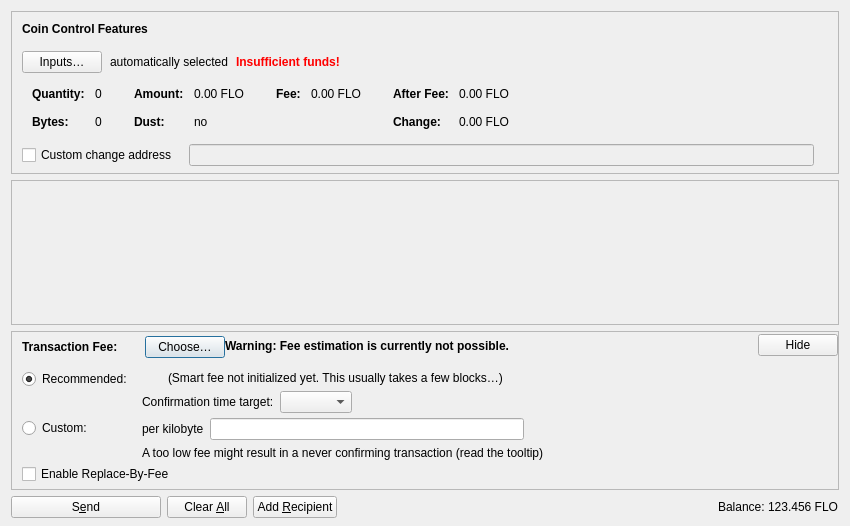
<?xml version="1.0" encoding="UTF-8"?>
<ui version="4.0">
 <class>SendCoinsDialog</class>
 <widget class="QDialog" name="SendCoinsDialog">
  <property name="geometry">
   <rect>
    <x>0</x>
    <y>0</y>
    <width>850</width>
    <height>526</height>
   </rect>
  </property>
  <property name="windowTitle">
   <string>Send Coins</string>
  </property>
  <layout class="QVBoxLayout" name="verticalLayout" stretch="0,1,0,0">
   <property name="bottomMargin">
    <number>8</number>
   </property>
   <item>
    <widget class="QFrame" name="frameCoinControl">
     <property name="sizePolicy">
      <sizepolicy hsizetype="Expanding" vsizetype="Expanding">
       <horstretch>0</horstretch>
       <verstretch>0</verstretch>
      </sizepolicy>
     </property>
     <property name="maximumSize">
      <size>
       <width>16777215</width>
       <height>16777215</height>
      </size>
     </property>
     <property name="frameShape">
      <enum>QFrame::StyledPanel</enum>
     </property>
     <property name="frameShadow">
      <enum>QFrame::Sunken</enum>
     </property>
     <layout class="QVBoxLayout" name="verticalLayoutCoinControl2">
      <property name="spacing">
       <number>0</number>
      </property>
      <property name="leftMargin">
       <number>0</number>
      </property>
      <property name="topMargin">
       <number>0</number>
      </property>
      <property name="rightMargin">
       <number>0</number>
      </property>
      <property name="bottomMargin">
       <number>6</number>
      </property>
      <item>
       <layout class="QVBoxLayout" name="verticalLayoutCoinControl" stretch="0,0,0,0,1">
        <property name="spacing">
         <number>0</number>
        </property>
        <property name="leftMargin">
         <number>10</number>
        </property>
        <property name="topMargin">
         <number>10</number>
        </property>
        <item>
         <layout class="QHBoxLayout" name="horizontalLayoutCoinControl1">
          <property name="bottomMargin">
           <number>15</number>
          </property>
          <item>
           <widget class="QLabel" name="labelCoinControlFeatures">
            <property name="sizePolicy">
             <sizepolicy hsizetype="Preferred" vsizetype="Maximum">
              <horstretch>0</horstretch>
              <verstretch>0</verstretch>
             </sizepolicy>
            </property>
            <property name="font">
             <font>
              <weight>75</weight>
              <bold>true</bold>
             </font>
            </property>
            <property name="styleSheet">
             <string notr="true">font-weight:bold;</string>
            </property>
            <property name="text">
             <string>Coin Control Features</string>
            </property>
           </widget>
          </item>
         </layout>
        </item>
        <item>
         <layout class="QHBoxLayout" name="horizontalLayoutCoinControl2" stretch="0,0,0,0">
          <property name="spacing">
           <number>8</number>
          </property>
          <property name="bottomMargin">
           <number>10</number>
          </property>
          <item>
           <widget class="QPushButton" name="pushButtonCoinControl">
            <property name="styleSheet">
             <string notr="true"/>
            </property>
            <property name="text">
             <string>Inputs…</string>
            </property>
            <property name="autoDefault">
             <bool>false</bool>
            </property>
           </widget>
          </item>
          <item>
           <widget class="QLabel" name="labelCoinControlAutomaticallySelected">
            <property name="text">
             <string>automatically selected</string>
            </property>
            <property name="margin">
             <number>5</number>
            </property>
           </widget>
          </item>
          <item>
           <widget class="QLabel" name="labelCoinControlInsuffFunds">
            <property name="font">
             <font>
              <weight>75</weight>
              <bold>true</bold>
             </font>
            </property>
            <property name="styleSheet">
             <string notr="true">color:red;font-weight:bold;</string>
            </property>
            <property name="text">
             <string>Insufficient funds!</string>
            </property>
            <property name="margin">
             <number>5</number>
            </property>
           </widget>
          </item>
          <item>
           <spacer name="horizontalSpacerCoinControl">
            <property name="orientation">
             <enum>Qt::Horizontal</enum>
            </property>
            <property name="sizeHint" stdset="0">
             <size>
              <width>40</width>
              <height>1</height>
             </size>
            </property>
           </spacer>
          </item>
         </layout>
        </item>
        <item>
         <widget class="QWidget" name="widgetCoinControl" native="true">
          <property name="sizePolicy">
           <sizepolicy hsizetype="Preferred" vsizetype="Preferred">
            <horstretch>0</horstretch>
            <verstretch>0</verstretch>
           </sizepolicy>
          </property>
          <property name="minimumSize">
           <size>
            <width>0</width>
            <height>0</height>
           </size>
          </property>
          <property name="styleSheet">
           <string notr="true"/>
          </property>
          <layout class="QHBoxLayout" name="horizontalLayoutCoinControl5">
           <property name="leftMargin">
            <number>0</number>
           </property>
           <property name="topMargin">
            <number>0</number>
           </property>
           <property name="rightMargin">
            <number>0</number>
           </property>
           <property name="bottomMargin">
            <number>0</number>
           </property>
           <item>
            <layout class="QHBoxLayout" name="horizontalLayoutCoinControl3" stretch="0,0,0,1">
             <property name="spacing">
              <number>20</number>
             </property>
             <property name="topMargin">
              <number>0</number>
             </property>
             <property name="bottomMargin">
              <number>10</number>
             </property>
             <item>
              <layout class="QFormLayout" name="formLayoutCoinControl1">
               <property name="horizontalSpacing">
                <number>10</number>
               </property>
               <property name="verticalSpacing">
                <number>14</number>
               </property>
               <property name="leftMargin">
                <number>10</number>
               </property>
               <property name="topMargin">
                <number>4</number>
               </property>
               <property name="rightMargin">
                <number>6</number>
               </property>
               <item row="0" column="0">
                <widget class="QLabel" name="labelCoinControlQuantityText">
                 <property name="font">
                  <font>
                   <weight>75</weight>
                   <bold>true</bold>
                  </font>
                 </property>
                 <property name="text">
                  <string>Quantity:</string>
                 </property>
                 <property name="margin">
                  <number>0</number>
                 </property>
                </widget>
               </item>
               <item row="0" column="1">
                <widget class="QLabel" name="labelCoinControlQuantity">
                 <property name="cursor">
                  <cursorShape>IBeamCursor</cursorShape>
                 </property>
                 <property name="contextMenuPolicy">
                  <enum>Qt::ActionsContextMenu</enum>
                 </property>
                 <property name="text">
                  <string notr="true">0</string>
                 </property>
                 <property name="margin">
                  <number>0</number>
                 </property>
                 <property name="textInteractionFlags">
                  <set>Qt::LinksAccessibleByMouse|Qt::TextSelectableByKeyboard|Qt::TextSelectableByMouse</set>
                 </property>
                </widget>
               </item>
               <item row="1" column="0">
                <widget class="QLabel" name="labelCoinControlBytesText">
                 <property name="font">
                  <font>
                   <weight>75</weight>
                   <bold>true</bold>
                  </font>
                 </property>
                 <property name="text">
                  <string>Bytes:</string>
                 </property>
                </widget>
               </item>
               <item row="1" column="1">
                <widget class="QLabel" name="labelCoinControlBytes">
                 <property name="cursor">
                  <cursorShape>IBeamCursor</cursorShape>
                 </property>
                 <property name="contextMenuPolicy">
                  <enum>Qt::ActionsContextMenu</enum>
                 </property>
                 <property name="text">
                  <string notr="true">0</string>
                 </property>
                 <property name="textInteractionFlags">
                  <set>Qt::LinksAccessibleByMouse|Qt::TextSelectableByKeyboard|Qt::TextSelectableByMouse</set>
                 </property>
                </widget>
               </item>
              </layout>
             </item>
             <item>
              <layout class="QFormLayout" name="formLayoutCoinControl2">
               <property name="horizontalSpacing">
                <number>10</number>
               </property>
               <property name="verticalSpacing">
                <number>14</number>
               </property>
               <property name="leftMargin">
                <number>6</number>
               </property>
               <property name="topMargin">
                <number>4</number>
               </property>
               <property name="rightMargin">
                <number>6</number>
               </property>
               <item row="0" column="0">
                <widget class="QLabel" name="labelCoinControlAmountText">
                 <property name="font">
                  <font>
                   <weight>75</weight>
                   <bold>true</bold>
                  </font>
                 </property>
                 <property name="text">
                  <string>Amount:</string>
                 </property>
                 <property name="margin">
                  <number>0</number>
                 </property>
                </widget>
               </item>
               <item row="0" column="1">
                <widget class="QLabel" name="labelCoinControlAmount">
                 <property name="cursor">
                  <cursorShape>IBeamCursor</cursorShape>
                 </property>
                 <property name="contextMenuPolicy">
                  <enum>Qt::ActionsContextMenu</enum>
                 </property>
                 <property name="text">
                  <string notr="true">0.00 FLO</string>
                 </property>
                 <property name="textInteractionFlags">
                  <set>Qt::LinksAccessibleByMouse|Qt::TextSelectableByKeyboard|Qt::TextSelectableByMouse</set>
                 </property>
                </widget>
               </item>
               <item row="1" column="0">
                <widget class="QLabel" name="labelCoinControlLowOutputText">
                 <property name="font">
                  <font>
                   <weight>75</weight>
                   <bold>true</bold>
                  </font>
                 </property>
                 <property name="text">
                  <string>Dust:</string>
                 </property>
                </widget>
               </item>
               <item row="1" column="1">
                <widget class="QLabel" name="labelCoinControlLowOutput">
                 <property name="cursor">
                  <cursorShape>IBeamCursor</cursorShape>
                 </property>
                 <property name="contextMenuPolicy">
                  <enum>Qt::ActionsContextMenu</enum>
                 </property>
                 <property name="text">
                  <string notr="true">no</string>
                 </property>
                 <property name="textInteractionFlags">
                  <set>Qt::LinksAccessibleByMouse|Qt::TextSelectableByKeyboard|Qt::TextSelectableByMouse</set>
                 </property>
                </widget>
               </item>
              </layout>
             </item>
             <item>
              <layout class="QFormLayout" name="formLayoutCoinControl3">
               <property name="horizontalSpacing">
                <number>10</number>
               </property>
               <property name="verticalSpacing">
                <number>14</number>
               </property>
               <property name="leftMargin">
                <number>6</number>
               </property>
               <property name="topMargin">
                <number>4</number>
               </property>
               <property name="rightMargin">
                <number>6</number>
               </property>
               <item row="0" column="0">
                <widget class="QLabel" name="labelCoinControlFeeText">
                 <property name="font">
                  <font>
                   <weight>75</weight>
                   <bold>true</bold>
                  </font>
                 </property>
                 <property name="text">
                  <string>Fee:</string>
                 </property>
                 <property name="margin">
                  <number>0</number>
                 </property>
                </widget>
               </item>
               <item row="0" column="1">
                <widget class="QLabel" name="labelCoinControlFee">
                 <property name="cursor">
                  <cursorShape>IBeamCursor</cursorShape>
                 </property>
                 <property name="contextMenuPolicy">
                  <enum>Qt::ActionsContextMenu</enum>
                 </property>
                 <property name="text">
                  <string notr="true">0.00 FLO</string>
                 </property>
                 <property name="textInteractionFlags">
                  <set>Qt::LinksAccessibleByMouse|Qt::TextSelectableByKeyboard|Qt::TextSelectableByMouse</set>
                 </property>
                </widget>
               </item>
              </layout>
             </item>
             <item>
              <layout class="QFormLayout" name="formLayoutCoinControl4">
               <property name="horizontalSpacing">
                <number>10</number>
               </property>
               <property name="verticalSpacing">
                <number>14</number>
               </property>
               <property name="leftMargin">
                <number>6</number>
               </property>
               <property name="topMargin">
                <number>4</number>
               </property>
               <property name="rightMargin">
                <number>6</number>
               </property>
               <item row="0" column="0">
                <widget class="QLabel" name="labelCoinControlAfterFeeText">
                 <property name="font">
                  <font>
                   <weight>75</weight>
                   <bold>true</bold>
                  </font>
                 </property>
                 <property name="text">
                  <string>After Fee:</string>
                 </property>
                 <property name="margin">
                  <number>0</number>
                 </property>
                </widget>
               </item>
               <item row="0" column="1">
                <widget class="QLabel" name="labelCoinControlAfterFee">
                 <property name="cursor">
                  <cursorShape>IBeamCursor</cursorShape>
                 </property>
                 <property name="contextMenuPolicy">
                  <enum>Qt::ActionsContextMenu</enum>
                 </property>
                 <property name="text">
                  <string notr="true">0.00 FLO</string>
                 </property>
                 <property name="textInteractionFlags">
                  <set>Qt::LinksAccessibleByMouse|Qt::TextSelectableByKeyboard|Qt::TextSelectableByMouse</set>
                 </property>
                </widget>
               </item>
               <item row="1" column="0">
                <widget class="QLabel" name="labelCoinControlChangeText">
                 <property name="font">
                  <font>
                   <weight>75</weight>
                   <bold>true</bold>
                  </font>
                 </property>
                 <property name="text">
                  <string>Change:</string>
                 </property>
                </widget>
               </item>
               <item row="1" column="1">
                <widget class="QLabel" name="labelCoinControlChange">
                 <property name="cursor">
                  <cursorShape>IBeamCursor</cursorShape>
                 </property>
                 <property name="contextMenuPolicy">
                  <enum>Qt::ActionsContextMenu</enum>
                 </property>
                 <property name="text">
                  <string notr="true">0.00 FLO</string>
                 </property>
                 <property name="textInteractionFlags">
                  <set>Qt::LinksAccessibleByMouse|Qt::TextSelectableByKeyboard|Qt::TextSelectableByMouse</set>
                 </property>
                </widget>
               </item>
              </layout>
             </item>
            </layout>
           </item>
          </layout>
         </widget>
        </item>
        <item>
         <layout class="QHBoxLayout" name="horizontalLayoutCoinControl4" stretch="0,0,0">
          <property name="spacing">
           <number>12</number>
          </property>
          <property name="sizeConstraint">
           <enum>QLayout::SetDefaultConstraint</enum>
          </property>
          <property name="topMargin">
           <number>5</number>
          </property>
          <property name="rightMargin">
           <number>5</number>
          </property>
          <item>
           <widget class="QCheckBox" name="checkBoxCoinControlChange">
            <property name="toolTip">
             <string>If this is activated, but the change address is empty or invalid, change will be sent to a newly generated address.</string>
            </property>
            <property name="text">
             <string>Custom change address</string>
            </property>
           </widget>
          </item>
          <item>
           <widget class="QValidatedLineEdit" name="lineEditCoinControlChange">
            <property name="enabled">
             <bool>false</bool>
            </property>
            <property name="sizePolicy">
             <sizepolicy hsizetype="Expanding" vsizetype="Fixed">
              <horstretch>0</horstretch>
              <verstretch>0</verstretch>
             </sizepolicy>
            </property>
           </widget>
          </item>
          <item>
           <widget class="QLabel" name="labelCoinControlChangeLabel">
            <property name="sizePolicy">
             <sizepolicy hsizetype="Preferred" vsizetype="Expanding">
              <horstretch>0</horstretch>
              <verstretch>0</verstretch>
             </sizepolicy>
            </property>
            <property name="minimumSize">
             <size>
              <width>0</width>
              <height>0</height>
             </size>
            </property>
            <property name="text">
             <string/>
            </property>
            <property name="margin">
             <number>3</number>
            </property>
           </widget>
          </item>
         </layout>
        </item>
        <item>
         <spacer name="verticalSpacerCoinControl">
          <property name="orientation">
           <enum>Qt::Vertical</enum>
          </property>
          <property name="sizeHint" stdset="0">
           <size>
            <width>800</width>
            <height>1</height>
           </size>
          </property>
         </spacer>
        </item>
       </layout>
      </item>
     </layout>
    </widget>
   </item>
   <item>
    <widget class="QScrollArea" name="scrollArea">
     <property name="widgetResizable">
      <bool>true</bool>
     </property>
     <widget class="QWidget" name="scrollAreaWidgetContents">
      <property name="geometry">
       <rect>
        <x>0</x>
        <y>0</y>
        <width>830</width>
        <height>104</height>
       </rect>
      </property>
      <layout class="QVBoxLayout" name="verticalLayout_2" stretch="0,1">
       <property name="leftMargin">
        <number>0</number>
       </property>
       <property name="topMargin">
        <number>0</number>
       </property>
       <property name="rightMargin">
        <number>0</number>
       </property>
       <property name="bottomMargin">
        <number>0</number>
       </property>
       <item>
        <layout class="QVBoxLayout" name="entries">
         <property name="spacing">
          <number>6</number>
         </property>
        </layout>
       </item>
       <item>
        <spacer name="verticalSpacer">
         <property name="orientation">
          <enum>Qt::Vertical</enum>
         </property>
         <property name="sizeHint" stdset="0">
          <size>
           <width>20</width>
           <height>40</height>
          </size>
         </property>
        </spacer>
       </item>
      </layout>
     </widget>
    </widget>
   </item>
   <item>
    <widget class="QFrame" name="frameFee">
     <property name="sizePolicy">
      <sizepolicy hsizetype="Expanding" vsizetype="Expanding">
       <horstretch>0</horstretch>
       <verstretch>0</verstretch>
      </sizepolicy>
     </property>
     <property name="maximumSize">
      <size>
       <width>16777215</width>
       <height>16777215</height>
      </size>
     </property>
     <property name="frameShape">
      <enum>QFrame::StyledPanel</enum>
     </property>
     <property name="frameShadow">
      <enum>QFrame::Sunken</enum>
     </property>
     <layout class="QVBoxLayout" name="verticalLayoutFee1">
      <property name="spacing">
       <number>0</number>
      </property>
      <property name="leftMargin">
       <number>0</number>
      </property>
      <property name="topMargin">
       <number>0</number>
      </property>
      <property name="rightMargin">
       <number>0</number>
      </property>
      <property name="bottomMargin">
       <number>0</number>
      </property>
      <item>
       <layout class="QVBoxLayout" name="verticalLayoutFee2" stretch="0,0,0">
        <property name="spacing">
         <number>0</number>
        </property>
        <property name="leftMargin">
         <number>10</number>
        </property>
        <property name="topMargin">
         <number>0</number>
        </property>
        <item>
         <layout class="QHBoxLayout" name="horizontalLayoutFee1">
          <property name="bottomMargin">
           <number>0</number>
          </property>
          <item>
           <layout class="QVBoxLayout" name="verticalLayoutFee7">
            <property name="spacing">
             <number>0</number>
            </property>
            <item>
             <spacer name="verticalSpacerSmartFee">
              <property name="orientation">
               <enum>Qt::Vertical</enum>
              </property>
              <property name="sizeType">
               <enum>QSizePolicy::Fixed</enum>
              </property>
              <property name="sizeHint" stdset="0">
               <size>
                <width>1</width>
                <height>4</height>
               </size>
              </property>
             </spacer>
            </item>
            <item>
             <layout class="QHBoxLayout" name="horizontalLayoutSmartFee">
              <property name="spacing">
               <number>10</number>
              </property>
              <item>
               <widget class="QLabel" name="labelFeeHeadline">
                <property name="sizePolicy">
                 <sizepolicy hsizetype="Preferred" vsizetype="Maximum">
                  <horstretch>0</horstretch>
                  <verstretch>0</verstretch>
                 </sizepolicy>
                </property>
                <property name="font">
                 <font>
                  <weight>75</weight>
                  <bold>true</bold>
                 </font>
                </property>
                <property name="styleSheet">
                 <string notr="true">font-weight:bold;</string>
                </property>
                <property name="text">
                 <string>Transaction Fee:</string>
                </property>
               </widget>
              </item>
              <item>
               <widget class="QLabel" name="labelFeeMinimized">
                <property name="text">
                 <string/>
                </property>
               </widget>
              </item>
              <item>
               <widget class="QPushButton" name="buttonChooseFee">
                <property name="text">
                 <string>Choose…</string>
                </property>
               </widget>
              </item>
             </layout>
            </item>
            <item>
             <spacer name="verticalSpacer_5">
              <property name="orientation">
               <enum>Qt::Vertical</enum>
              </property>
              <property name="sizeHint" stdset="0">
               <size>
                <width>1</width>
                <height>1</height>
               </size>
              </property>
             </spacer>
            </item>
           </layout>
          </item>
          <item>
           <widget class="QLabel" name="fallbackFeeWarningLabel">
            <property name="toolTip">
             <string>Using the fallbackfee can result in sending a transaction that will take several hours or days (or never) to confirm. Consider choosing your fee manually or wait until you have validated the complete chain.</string>
            </property>
            <property name="font">
            <font>
                <weight>75</weight>
                <bold>true</bold>
            </font>
            </property>
            <property name="text">
             <string>Warning: Fee estimation is currently not possible.</string>
            </property>
            <property name="wordWrap">
             <bool>false</bool>
            </property>
           </widget>
          </item>
          <item>
           <spacer name="horizontalSpacer_4">
            <property name="orientation">
             <enum>Qt::Horizontal</enum>
            </property>
            <property name="sizeType">
             <enum>QSizePolicy::MinimumExpanding</enum>
            </property>
            <property name="sizeHint" stdset="0">
             <size>
              <width>40</width>
              <height>20</height>
             </size>
            </property>
           </spacer>
          </item>
          <item>
           <widget class="QPushButton" name="buttonMinimizeFee">
            <property name="toolTip">
             <string>Hide transaction fee settings</string>
            </property>
            <property name="text">
             <string>Hide</string>
            </property>
           </widget>
          </item>
         </layout>
        </item>
        <item>
         <widget class="QFrame" name="frameFeeSelection">
          <layout class="QVBoxLayout" name="verticalLayoutFee12">
           <property name="spacing">
            <number>0</number>
           </property>
           <property name="leftMargin">
            <number>0</number>
           </property>
           <property name="topMargin">
            <number>0</number>
           </property>
           <property name="rightMargin">
            <number>0</number>
           </property>
           <property name="bottomMargin">
            <number>0</number>
           </property>
           <item>
            <layout class="QGridLayout" name="gridLayoutFee">
             <property name="topMargin">
              <number>10</number>
             </property>
             <property name="bottomMargin">
              <number>4</number>
             </property>
             <property name="horizontalSpacing">
              <number>10</number>
             </property>
             <property name="verticalSpacing">
              <number>4</number>
             </property>
             <item row="1" column="1">
              <layout class="QVBoxLayout" name="verticalLayoutFee8">
               <property name="spacing">
                <number>6</number>
               </property>
               <item>
                <layout class="QHBoxLayout" name="horizontalLayoutFee13">
                 <item>
                  <widget class="QLabel" name="labelCustomPerKilobyte">
                   <property name="toolTip">
                    <string>Specify a custom fee per kB (1,000 bytes) of the transaction's virtual size.

Note:  Since the fee is calculated on a per-byte basis, a fee rate of "100 satoshis per kvB" for a transaction size of 500 virtual bytes (half of 1 kvB) would ultimately yield a fee of only 50 satoshis.</string>
                   </property>
                   <property name="text">
                    <string>per kilobyte</string>
                   </property>
                  </widget>
                 </item>
                 <item>
                  <widget class="BitcoinAmountField" name="customFee"/>
                 </item>
                 <item>
                  <spacer name="horizontalSpacer_6">
                   <property name="orientation">
                    <enum>Qt::Horizontal</enum>
                   </property>
                   <property name="sizeHint" stdset="0">
                    <size>
                     <width>1</width>
                     <height>1</height>
                    </size>
                   </property>
                  </spacer>
                 </item>
                </layout>
               </item>
               <item>
                <layout class="QHBoxLayout" name="horizontalLayoutFee8">
                 <item>
                  <widget class="QLabel" name="labelCustomFeeWarning">
                   <property name="enabled">
                    <bool>true</bool>
                   </property>
                   <property name="toolTip">
                    <string>When there is less transaction volume than space in the blocks, miners as well as relaying nodes may enforce a minimum fee. Paying only this minimum fee is just fine, but be aware that this can result in a never confirming transaction once there is more demand for bitcoin transactions than the network can process.</string>
                   </property>
                   <property name="text">
                    <string>A too low fee might result in a never confirming transaction (read the tooltip)</string>
                   </property>
                  </widget>
                 </item>
                 <item>
                  <spacer name="horizontalSpacer_2">
                   <property name="orientation">
                    <enum>Qt::Horizontal</enum>
                   </property>
                   <property name="sizeHint" stdset="0">
                    <size>
                     <width>1</width>
                     <height>1</height>
                    </size>
                   </property>
                  </spacer>
                 </item>
                </layout>
               </item>
              </layout>
             </item>
             <item row="0" column="0">
              <layout class="QVBoxLayout" name="verticalLayoutFee4" stretch="0,1">
               <item>
                <widget class="QRadioButton" name="radioSmartFee">
                 <property name="text">
                  <string>Recommended:</string>
                 </property>
                 <property name="checked">
                  <bool>true</bool>
                 </property>
                 <attribute name="buttonGroup">
                  <string notr="true">groupFee</string>
                 </attribute>
                </widget>
               </item>
               <item>
                <spacer name="verticalSpacer_2">
                 <property name="orientation">
                  <enum>Qt::Vertical</enum>
                 </property>
                 <property name="sizeHint" stdset="0">
                  <size>
                   <width>1</width>
                   <height>1</height>
                  </size>
                 </property>
                </spacer>
               </item>
              </layout>
             </item>
             <item row="1" column="0">
              <layout class="QVBoxLayout" name="verticalLayoutFee9" stretch="0,1">
               <item>
                <widget class="QRadioButton" name="radioCustomFee">
                 <property name="text">
                  <string>Custom:</string>
                 </property>
                 <attribute name="buttonGroup">
                  <string notr="true">groupFee</string>
                 </attribute>
                </widget>
               </item>
               <item>
                <spacer name="verticalSpacer_6">
                 <property name="orientation">
                  <enum>Qt::Vertical</enum>
                 </property>
                 <property name="sizeHint" stdset="0">
                  <size>
                   <width>1</width>
                   <height>1</height>
                  </size>
                 </property>
                </spacer>
               </item>
              </layout>
             </item>
             <item row="0" column="1">
              <layout class="QVBoxLayout" name="verticalLayoutFee3" stretch="0,0,1">
               <property name="spacing">
                <number>6</number>
               </property>
               <property name="topMargin">
                <number>2</number>
               </property>
               <item>
                <layout class="QHBoxLayout" name="horizontalLayoutFee12">
                 <item>
                  <widget class="QLabel" name="labelSmartFee">
                   <property name="text">
                    <string/>
                   </property>
                  </widget>
                 </item>
                 <item>
                  <widget class="QLabel" name="labelFeeEstimation">
                   <property name="text">
                    <string/>
                   </property>
                  </widget>
                 </item>
                 <item>
                  <widget class="QLabel" name="labelSmartFee2">
                   <property name="text">
                    <string>(Smart fee not initialized yet. This usually takes a few blocks…)</string>
                   </property>
                  </widget>
                 </item>
                 <item>
                  <spacer name="horizontalSpacer_5">
                   <property name="orientation">
                    <enum>Qt::Horizontal</enum>
                   </property>
                   <property name="sizeHint" stdset="0">
                    <size>
                     <width>1</width>
                     <height>1</height>
                    </size>
                   </property>
                  </spacer>
                 </item>
                </layout>
               </item>
               <item>
                <layout class="QHBoxLayout" name="horizontalLayoutFee9">
                 <item>
                  <layout class="QVBoxLayout" name="verticalLayoutFee6">
                   <item>
                    <widget class="QLabel" name="labelSmartFee3">
                     <property name="text">
                      <string>Confirmation time target:</string>
                     </property>
                    </widget>
                   </item>
                  </layout>
                 </item>
                 <item>
                  <layout class="QVBoxLayout" name="verticalLayoutFee5">
                   <property name="rightMargin">
                    <number>30</number>
                   </property>
                   <item>
                    <layout class="QHBoxLayout" name="horizontalLayoutConfTarget">
                     <property name="bottomMargin">
                      <number>0</number>
                     </property>
                     <item>
                      <widget class="QComboBox" name="confTargetSelector"/>
                     </item>
                     <item>
                      <spacer name="horizontalSpacerConfTarget">
                       <property name="orientation">
                        <enum>Qt::Horizontal</enum>
                       </property>
                       <property name="sizeHint" stdset="0">
                        <size>
                         <width>40</width>
                         <height>20</height>
                        </size>
                       </property>
                      </spacer>
                     </item>
                    </layout>
                   </item>
                  </layout>
                 </item>
                </layout>
               </item>
               <item>
                <spacer name="verticalSpacer_4">
                 <property name="orientation">
                  <enum>Qt::Vertical</enum>
                 </property>
                 <property name="sizeHint" stdset="0">
                  <size>
                   <width>1</width>
                   <height>1</height>
                  </size>
                 </property>
                </spacer>
               </item>
              </layout>
             </item>
            </layout>
           </item>
           <item>
            <widget class="QCheckBox" name="optInRBF">
             <property name="text">
              <string>Enable Replace-By-Fee</string>
             </property>
             <property name="toolTip">
              <string>With Replace-By-Fee (BIP-125) you can increase a transaction's fee after it is sent. Without this, a higher fee may be recommended to compensate for increased transaction delay risk.</string>
             </property>
            </widget>
           </item>
          </layout>
         </widget>
        </item>
        <item>
         <spacer name="verticalSpacerFee">
          <property name="orientation">
           <enum>Qt::Vertical</enum>
          </property>
          <property name="sizeHint" stdset="0">
           <size>
            <width>40</width>
            <height>5</height>
           </size>
          </property>
         </spacer>
        </item>
       </layout>
      </item>
     </layout>
    </widget>
   </item>
   <item>
    <layout class="QHBoxLayout" name="horizontalLayout">
     <item>
      <widget class="QPushButton" name="sendButton">
       <property name="minimumSize">
        <size>
         <width>150</width>
         <height>0</height>
        </size>
       </property>
       <property name="toolTip">
        <string>Confirm the send action</string>
       </property>
       <property name="text">
        <string>S&amp;end</string>
       </property>
       <property name="icon">
        <iconset resource="../bitcoin.qrc">
         <normaloff>:/icons/send</normaloff>:/icons/send</iconset>
       </property>
       <property name="autoDefault">
        <bool>false</bool>
       </property>
       <property name="default">
        <bool>false</bool>
       </property>
      </widget>
     </item>
     <item>
      <widget class="QPushButton" name="clearButton">
       <property name="sizePolicy">
        <sizepolicy hsizetype="Minimum" vsizetype="Fixed">
         <horstretch>0</horstretch>
         <verstretch>0</verstretch>
        </sizepolicy>
       </property>
       <property name="toolTip">
        <string>Clear all fields of the form.</string>
       </property>
       <property name="text">
        <string>Clear &amp;All</string>
       </property>
       <property name="icon">
        <iconset resource="../bitcoin.qrc">
         <normaloff>:/icons/remove</normaloff>:/icons/remove</iconset>
       </property>
       <property name="autoDefault">
        <bool>false</bool>
       </property>
      </widget>
     </item>
     <item>
      <widget class="QPushButton" name="addButton">
       <property name="toolTip">
        <string>Send to multiple recipients at once</string>
       </property>
       <property name="text">
        <string>Add &amp;Recipient</string>
       </property>
       <property name="icon">
        <iconset resource="../bitcoin.qrc">
         <normaloff>:/icons/add</normaloff>:/icons/add</iconset>
       </property>
       <property name="autoDefault">
        <bool>false</bool>
       </property>
      </widget>
     </item>
     <item>
      <spacer name="horizontalSpacer">
       <property name="orientation">
        <enum>Qt::Horizontal</enum>
       </property>
       <property name="sizeHint" stdset="0">
        <size>
         <width>40</width>
         <height>20</height>
        </size>
       </property>
      </spacer>
     </item>
     <item>
      <layout class="QHBoxLayout" name="horizontalLayout_2">
       <property name="spacing">
        <number>3</number>
       </property>
       <item>
        <widget class="QLabel" name="labelBalanceName">
         <property name="sizePolicy">
          <sizepolicy hsizetype="Preferred" vsizetype="Fixed">
           <horstretch>0</horstretch>
           <verstretch>0</verstretch>
          </sizepolicy>
         </property>
         <property name="text">
          <string>Balance:</string>
         </property>
        </widget>
       </item>
       <item>
        <widget class="QLabel" name="labelBalance">
         <property name="sizePolicy">
          <sizepolicy hsizetype="Preferred" vsizetype="Fixed">
           <horstretch>0</horstretch>
           <verstretch>0</verstretch>
          </sizepolicy>
         </property>
         <property name="cursor">
          <cursorShape>IBeamCursor</cursorShape>
         </property>
         <property name="text">
          <string notr="true">123.456 FLO</string>
         </property>
         <property name="textInteractionFlags">
          <set>Qt::LinksAccessibleByMouse|Qt::TextSelectableByKeyboard|Qt::TextSelectableByMouse</set>
         </property>
        </widget>
       </item>
      </layout>
     </item>
    </layout>
   </item>
  </layout>
 </widget>
 <customwidgets>
  <customwidget>
   <class>QValidatedLineEdit</class>
   <extends>QLineEdit</extends>
   <header>qt/qvalidatedlineedit.h</header>
  </customwidget>
  <customwidget>
   <class>BitcoinAmountField</class>
   <extends>QLineEdit</extends>
   <header>qt/bitcoinamountfield.h</header>
   <container>1</container>
  </customwidget>
 </customwidgets>
 <resources>
  <include location="../bitcoin.qrc"/>
 </resources>
 <connections/>
 <buttongroups>
  <buttongroup name="groupFee"/>
 </buttongroups>
</ui>
